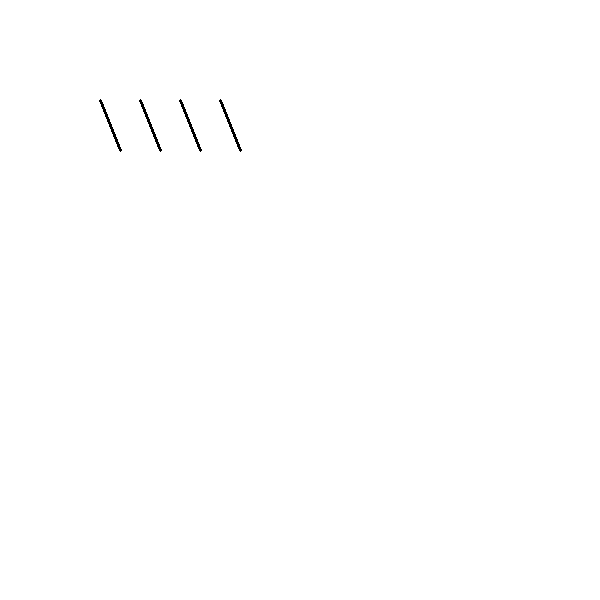
#> input picture debug_noisy.png, 600 x 600 px
$ python debug_hand.py   (older library calls are emulated)
#> lines starting #> are read from the running program, lines starting #| are printed output that depends on the picture; after the words box and inside, x2 and y2 are one past the last pixel; in counts of white or black regions, pixels touching at a corner belong together
### analysis/pipelines/handwriting_compare.py
import os
import cv2
import numpy as np
import logging
import math
from django.conf import settings

logger = logging.getLogger(__name__)

def run_handwriting_compare(target_path, ref_path, job_id, params=None):
    """
    Calibrated Document-vs-Document Handwriting Comparison.
    Produces a similarity score (0-100), detailed feature comparisons with reliability metrics,
    and a defensible high/medium/low confidence rating based on ROI and segmentation quality.
    """
    params = params or {}

    # 1. Feature Extraction (ROI-first)
    t_feat, t_img, t_overlay = _extract_handwriting_features(target_path, box_param=params.get('roi'))
#> in _extract_handwriting_features, img is the input picture: shape (600, 600, 3); values 100 (black) and 255 (white), 99.8% white; black in thin lines or dots, all inside (x1, y1, x2, y2) = (99, 99, 242, 152)
#> in _auto_detect_handwriting_roi, `thresh = cv2.adaptiveThreshold(blur, 255, cv2.ADAPTIVE_THRESH_GAUSSIAN..`: thresh: shape (600, 600); 0.31% white; 4 white regions, box (x1, y1, x2, y2) and area: (98, 99, 123, 152) 283, (138, 99, 163, 152) 283, (178, 99, 203, 152) 283, (218, 99, 243, 152) 283
#> in _auto_detect_handwriting_roi, `dilated = cv2.dilate(thresh, kernel, iterations=2)`:
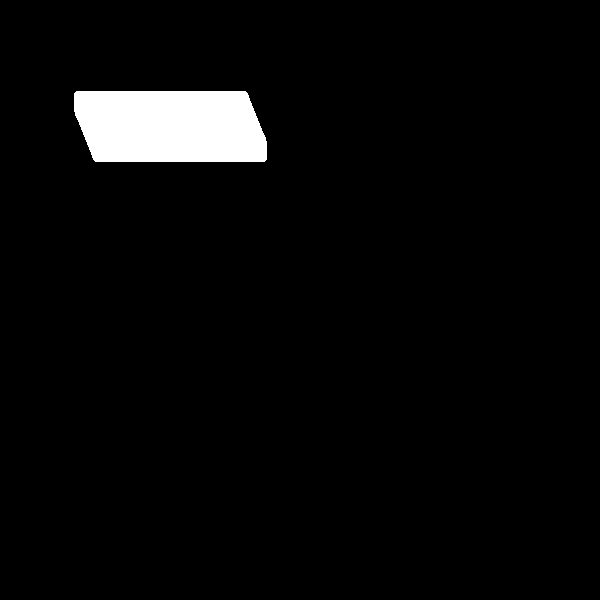
#> dilated: shape (600, 600); 3.5% white; 1 white region
#> in _auto_detect_handwriting_roi, `contours, _ = cv2.findContours(dilated, cv2.RETR_EXTERNAL, cv2.CHAIN_A..`: contours = 1 contour; box (x1, y1, x2, y2) and area: (74, 91, 267, 162) 12421
#> in _auto_detect_handwriting_roi, `all_points = np.vstack(contours)`: all_points = contour of 84 points, box (x1, y1, x2, y2) (74, 91, 267, 162), area 12421
#> in _auto_detect_handwriting_roi, `x, y, w, h = cv2.boundingRect(all_points)`: x = 74; y = 91; w = 193; h = 71
#> in _auto_detect_handwriting_roi, `x = max(0, x - pad)`: x = 54
#> in _auto_detect_handwriting_roi, `y = max(0, y - pad)`: y = 71
#> in _auto_detect_handwriting_roi, `w = min(original_w - x, w + pad * 2)`: w = 233
#> in _auto_detect_handwriting_roi, `h = min(original_h - y, h + pad * 2)`: h = 111
#> in _extract_handwriting_features, `x, y, w, h = _auto_detect_handwriting_roi(img)`: x = 54; y = 71; w = 233; h = 111
#> in _extract_handwriting_features, `img_roi = img[y:y+h, x:x+w]`: img_roi: shape (111, 233, 3); values 100 (black) and 255 (white), 97.6% white; black in thin lines or dots, all inside (x1, y1, x2, y2) = (45, 28, 188, 81)
#> in _extract_handwriting_features, `blur = cv2.GaussianBlur(gray, (5, 5), 0)`:
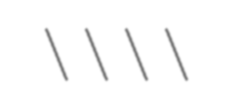
#> blur: shape (111, 233); min 123, max 255, mean 251.3
#> in _extract_handwriting_features, `thresh = cv2.adaptiveThreshold(blur, 255, cv2.ADAPTIVE_THRESH_GAUSSIAN..`: thresh: shape (111, 233); 3.2% white; 4 white regions, box (x1, y1, x2, y2) and area: (44, 28, 69, 81) 209, (84, 28, 109, 81) 209, (124, 28, 149, 81) 209, (164, 28, 189, 81) 209
#> in _extract_handwriting_features, `cleaned = cv2.morphologyEx(thresh, cv2.MORPH_OPEN, kernel, iterations=1)`: cleaned: shape (111, 233); 3.2% white; 4 white regions, box (x1, y1, x2, y2) and area: (45, 28, 68, 81) 205, (85, 28, 108, 81) 205, (125, 28, 148, 81) 205, (165, 28, 188, 81) 205
#> in _extract_handwriting_features, `num_labels, labels, stats, centroids = cv2.connectedComponentsWithStat..`:
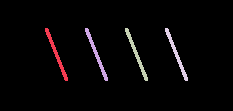
#> labels: shape (111, 233) int32; 5 distinct labels, from 0 to 4; one colour per label, 0 black
#> in _extract_handwriting_features, `num_labels, labels, stats, centroids = cv2.connectedComponentsWithStat..`: num_labels = 5; stats = [[0, 0, 233, 111, 25043], [45, 28, 23, 53, 205], [85, 28, 23, 53, 205], [125, 28, 23, 53, 205], [165, 28, 23, 53, 205]]; centroids = [[116, 55.03], [56, 54], [96, 54], [136, 54], [176, 54]]
#> the loop in _extract_handwriting_features, `for i in range(1, num_labels):` made 4 passes
#> pass 1, in _extract_handwriting_features, `component_mask = (labels == i).astype(np.uint8) * 255`:
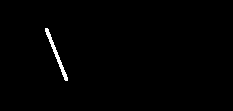
#> component_mask: shape (111, 233); 0.79% white; 1 white region, box (x1, y1, x2, y2) and area: (45, 28, 68, 81) 205
#> after the loop in _extract_handwriting_features, `for i in range(1, num_labels):`:
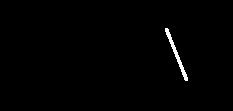
#> component_mask: shape (111, 233); 0.79% white; 1 white region, box (x1, y1, x2, y2) and area: (165, 28, 188, 81) 205
#> after the loop in _extract_handwriting_features, `for i in range(1, num_labels):`:
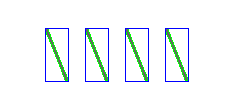
#> overlay: shape (111, 233, 3); mean B, G, R 248.7, 246.7, 242.7
#> after the loop in _extract_handwriting_features, `for i in range(1, num_labels):`: angles = [-21.8, -21.8, -21.8, -21.8]; ink_pixels = 820; valid_areas = [205, 205, 205, 205]; valid_heights = [53, 53, 53, 53]; valid_perims = [124.6, 124.6, 124.6, 124.6]; valid_widths = [23, 23, 23, 23]
#> in _extract_handwriting_features, `components_count = len(valid_heights)`: components_count = 4
#> in _extract_handwriting_features, `ink_ratio = ink_pixels / (w * h) if w * h > 0 else 0`: ink_ratio = 0.0317
#> in _extract_handwriting_features, `feat_h = np.mean(valid_heights) if valid_heights else 0.0`: feat_h = 53
#> in _extract_handwriting_features, `feat_w = np.mean(valid_widths) if valid_widths else 0.0`: feat_w = 23
#> in _extract_handwriting_features, `feat_density = ink_ratio`: feat_density = 0.0317
#> in _extract_handwriting_features, `feat_comp_rel = "LOW" if components_count < 10 else ("MEDIUM" if compo..`: feat_comp_rel = 'LOW'
#> in _extract_handwriting_features, `complexities = [p / (math.sqrt(a) + 1e-5) for p, a in zip(valid_perims..`: complexities = [8.7, 8.7, 8.7, 8.7]
#> in _extract_handwriting_features, `edges = cv2.Canny(cleaned, 50, 150, apertureSize=3)`:
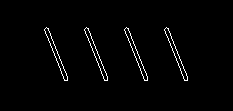
#> edges: shape (111, 233); 1.7% white in thin lines or dots, all inside (x1, y1, x2, y2) = (44, 27, 188, 81)
#> in _extract_handwriting_features, `lines = cv2.HoughLinesP(edges, 1, np.pi/180, threshold=50, minLineLeng..`: lines = [[124, 29, 144, 80]]
#> the loop in _extract_handwriting_features, `for line in lines:` made 1 pass
#> after the loop in _extract_handwriting_features, `for line in lines:`: base_angles = []
#> t_feat = 9 items
    # For reference, usually no ROI is provided in current UI, so it auto-detects
    r_feat, r_img, r_overlay = _extract_handwriting_features(ref_path, box_param=None)
#> the loop in _extract_handwriting_features (call 2), `for i in range(1, num_labels):` made 4 passes
#> the loop in _extract_handwriting_features (call 2), `for line in lines:` made 1 pass
#> r_feat = 9 items

    # 2. Compare Features with Reliability
    diffs = {}
    dist_sum = 0.0
    weight_sum = 0.0

    # Define features, base weight, and their logical grouping
    feature_specs = {
        "slant_angle_deg": {"weight": 1.5, "max_diff": 45.0, "label": "Среден Наклон (Slant)", "group": "geometry"},
        "baseline_angle_deg": {"weight": 1.0, "max_diff": 20.0, "label": "Ъгъл на Основната Линия", "group": "geometry"},
        "stroke_density": {"weight": 0.8, "max_diff": 0.3, "label": "Плътност на Мастилото", "group": "stroke"},
        "avg_component_height": {"weight": 1.2, "max_diff": 50.0, "label": "Средна Височина (px)", "group": "component"},
        "avg_component_width": {"weight": 1.0, "max_diff": 50.0, "label": "Средна Ширина (px)", "group": "component"},
        "contour_complexity": {"weight": 1.0, "max_diff": 5.0, "label": "Сложност на Контура", "group": "shape"},
    }

    rel_weights = {"HIGH": 1.0, "MEDIUM": 0.6, "LOW": 0.25}
    warnings = []
    groups = {"geometry": {"dist": 0.0, "w": 0.0}, "stroke": {"dist": 0.0, "w": 0.0}, "component": {"dist": 0.0, "w": 0.0}, "shape": {"dist": 0.0, "w": 0.0}}

    for key, spec in feature_specs.items():
        if key in t_feat and key in r_feat:
            t_data = t_feat[key]
            r_data = r_feat[key]

            # If either feature was fundamentally undetected/invalid
            if not t_data.get('detected', True) or not r_data.get('detected', True) or t_data['val'] is None or r_data['val'] is None:
                diffs[key] = {
                    "metric": spec["label"],
                    "target_val": "Н/Д",
                    "ref_val": "Н/Д",
                    "diff_val": "Н/Д",
                    "reliability": "LOW",
                    "reliability_color": "danger"
                }
                warnings.append(f"Неуспешно извличане на {spec['label']} поради лош входен сигнал.")
                continue

            val_t = float(t_data['val'])
            val_r = float(r_data['val'])
            diff = abs(val_t - val_r)

            t_rel = t_data.get('reliability', 'MEDIUM')
            r_rel = r_data.get('reliability', 'MEDIUM')
            if t_rel == "LOW" or r_rel == "LOW":
                feat_rel = "LOW"
            elif t_rel == "HIGH" and r_rel == "HIGH":
                feat_rel = "HIGH"
            else:
                feat_rel = "MEDIUM"

            rel_color = "danger" if feat_rel == "LOW" else ("success" if feat_rel == "HIGH" else "warning")

            diffs[key] = {
                "metric": spec["label"],
                "target_val": round(val_t, 2),
                "ref_val": round(val_r, 2),
                "diff_val": round(diff, 2),
                "reliability": feat_rel,
                "reliability_color": rel_color
            }


            norm_dist = min(1.0, diff / spec["max_diff"])
            effective_weight = spec["weight"] * rel_weights[feat_rel]

            dist_sum += norm_dist * effective_weight
            weight_sum += effective_weight

            groups[spec['group']]["dist"] += (1.0 - norm_dist) * 100 * effective_weight
            groups[spec['group']]["w"] += effective_weight
#> this loop made 6 passes
#> after the loop, diffs = 6 items; dist_sum = 0; groups = 4 items; warnings = 2 items; weight_sum = 1

    if weight_sum > 0:
        overall_dist = dist_sum / weight_sum
#> overall_dist = 0
        similarity_score = max(0.0, 100.0 * (1.0 - overall_dist))
#> similarity_score = 100
    else:
        similarity_score = 0.0

    similarity_score = round(similarity_score, 1)


    score_breakdown = {}
    for g, g_data in groups.items():
        if g_data["w"] > 0:
            score_breakdown[g] = round(g_data["dist"] / g_data["w"], 1)
        else:
            score_breakdown[g] = "Н/Д"
#> this loop made 4 passes
#> (g, g_data) on passes 1 to 4: ('geometry', {'dist': 0, 'w': 0}), ('stroke', {'dist': 20, 'w': 0.2}), ('component', {'dist': 55, 'w': 0.55}), ('shape', {'dist': 25, 'w': 0.25})
#> after the loop, score_breakdown = {'geometry': 'Н/Д', 'stroke': 100, 'component': 100, 'shape': 100}


    t_comps = t_feat.get("components_count", 0)
#> t_comps = 4
    r_comps = r_feat.get("components_count", 0)
#> r_comps = 4
    t_roi_q = t_feat.get("roi_quality", "LOW")
#> t_roi_q = 'LOW'
    r_roi_q = r_feat.get("roi_quality", "LOW")
#> r_roi_q = 'LOW'

    slant_diff = diffs.get("slant_angle_deg", {}).get("diff_val")
#> slant_diff = 'Н/Д'
    slant_rel = diffs.get("slant_angle_deg", {}).get("reliability", "LOW")
#> slant_rel = 'LOW'

    baseline_t = t_feat.get("baseline_angle_deg", {}).get("detected", False)
#> baseline_t = False
    baseline_r = r_feat.get("baseline_angle_deg", {}).get("detected", False)
#> baseline_r = False


    confidence = "HIGH"
    conf_reasons = []

    if t_comps < 15 or r_comps < 15:
        confidence = "LOW"
        conf_reasons.append(f"Твърде малко ръкописни компоненти (Цел: {t_comps}, Еталон: {r_comps}).")
    elif t_comps < 35 or r_comps < 35:
        confidence = "MEDIUM" if confidence == "HIGH" else confidence
        conf_reasons.append("Среден до малък брой компоненти.")

    if t_roi_q == "LOW" or r_roi_q == "LOW":
        confidence = "LOW"
        conf_reasons.append("Лошо качество на изолирания ръкописен регион (възможен прекомерен шум).")

    if not baseline_t or not baseline_r:
        confidence = "MEDIUM" if confidence == "HIGH" else confidence
        conf_reasons.append("Не са открити стабилни редове за основната линия.")

    if slant_diff != "Н/Д" and slant_diff > 25.0 and slant_rel != "HIGH":
        confidence = "LOW"
        conf_reasons.append("Голяма разлика в наклона, съчетана с ниска/средна надеждност на метриката.")

    if confidence == "HIGH":
        confidence_desc = "Силна надеждност на данните: стабилна сегментация, добри региони и достатъчен брой символи."
    elif confidence == "MEDIUM":
        confidence_desc = "Средна надеждност: " + "; ".join(conf_reasons)
    else:
        confidence_desc = "Ниска надеждност на изводите: " + "; ".join(conf_reasons)


    if similarity_score >= 75:
        consistency = "ВИСОКО СХОДСТВО"
        consistency_color = "success"
    elif similarity_score >= 50:
        consistency = "ЧАСТИЧНО СХОДСТВО (Възможни стилови/външни вариации)"
        consistency_color = "warning"
    else:
        consistency = "РАЗЛИЧЕН СТИЛ НА ИЗПИСВАНЕ"
        consistency_color = "danger"


    rel_dir = os.path.join('artifacts', f'job_{job_id}')
#> (the run stopped early here; a loop or call above may not have finished)
